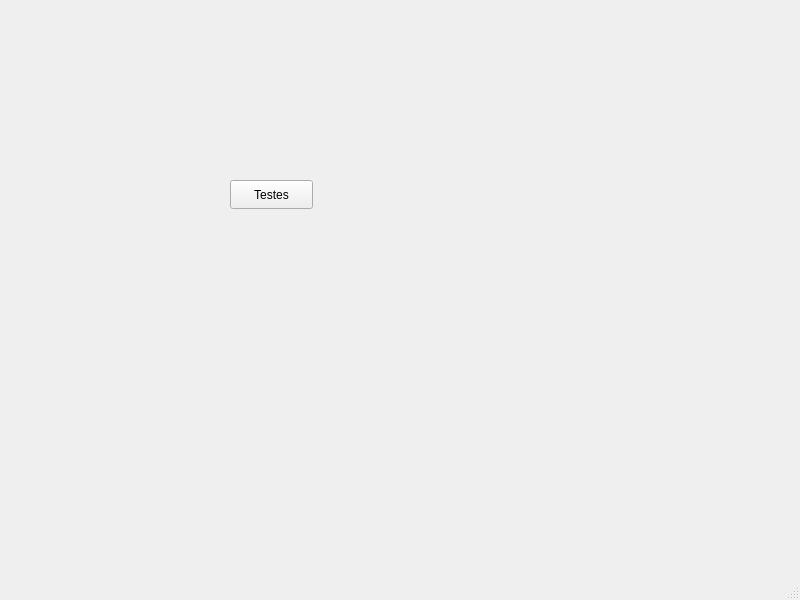
<?xml version="1.0" encoding="UTF-8"?>
<ui version="4.0">
 <class>MainWindow</class>
 <widget class="QMainWindow" name="MainWindow">
  <property name="geometry">
   <rect>
    <x>0</x>
    <y>0</y>
    <width>800</width>
    <height>600</height>
   </rect>
  </property>
  <property name="windowTitle">
   <string>MainWindow</string>
  </property>
  <widget class="QWidget" name="centralwidget">
   <widget class="QPushButton" name="pushButton">
    <property name="geometry">
     <rect>
      <x>230</x>
      <y>180</y>
      <width>83</width>
      <height>29</height>
     </rect>
    </property>
    <property name="text">
     <string>Testes</string>
    </property>
   </widget>
  </widget>
  <widget class="QMenuBar" name="menubar">
   <property name="geometry">
    <rect>
     <x>0</x>
     <y>0</y>
     <width>800</width>
     <height>25</height>
    </rect>
   </property>
  </widget>
  <widget class="QStatusBar" name="statusbar"/>
 </widget>
 <resources/>
 <connections/>
</ui>
